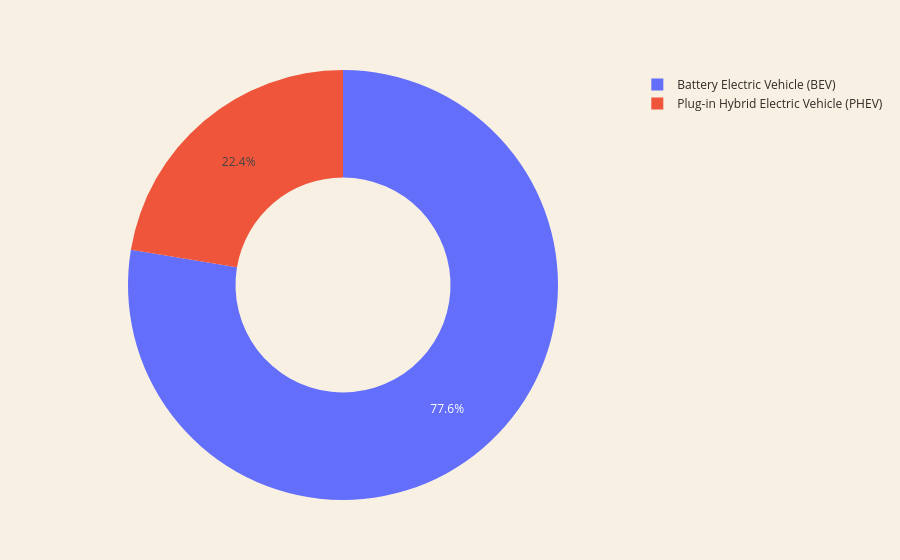

The notebook cell saved with this chart:
### Markdown cell above
# Business Question 08 — What is the distribution of EV types?

### Code cell
ev_type = pct_table(df["EV_Type"], "Vehicle_Count").reset_index()
ev_type.columns = ["EV_Type", "Vehicle_Count", "Percentage"]
display(ev_type)

fig = px.pie(ev_type, names="EV_Type", values="Vehicle_Count",
             hole=0.5, title="EV Type Composition")
display(plotly_theme(fig))

### Figure 1 — Plotly figure (JSON) as saved in the notebook; plotly's stock layout.template omitted (floating-point values rounded to 4 significant figures)
{"data": [{"domain": {"x": [0, 1], "y": [0, 1]}, "hole": 0.5, "hovertemplate": "EV_Type=%{label}<br>Vehicle_Count=%{value}<extra></extra>", "labels": ["Battery Electric Vehicle (BEV)", "Plug-in Hybrid Electric Vehicle (PHEV)"], "legendgroup": "", "name": "", "showlegend": true, "type": "pie", "values": [116807, 33675]}], "layout": {"font": {"color": "#2F2A24"}, "hovermode": "x unified", "legend": {"tracegroupgap": 0}, "margin": {"b": 60, "l": 60, "r": 30, "t": 70}, "paper_bgcolor": "#F7F0E3", "plot_bgcolor": "#F7F0E3", "title": {}, "xaxis": {"showgrid": false}, "yaxis": {"gridcolor": "#D8CDBD"}}}
